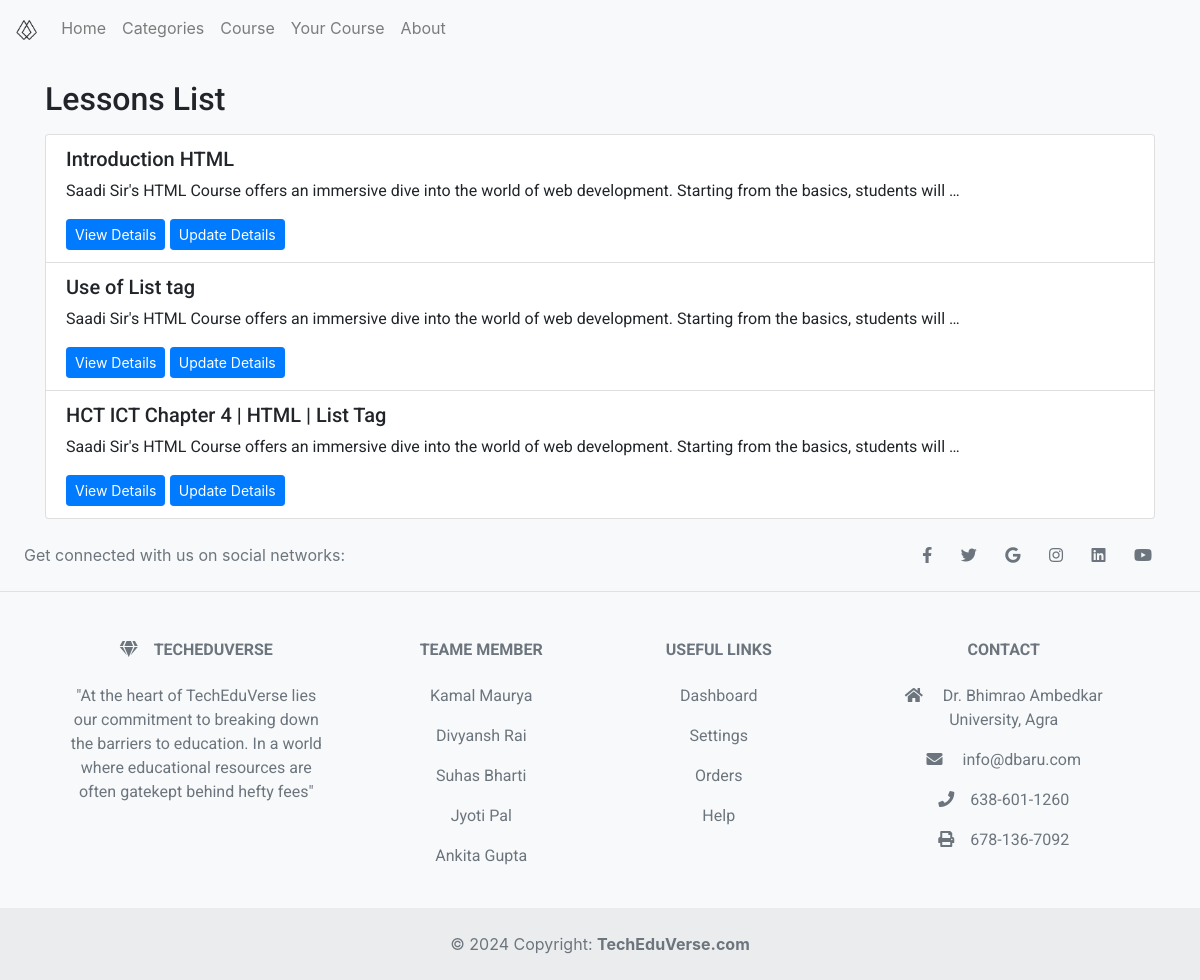
/courses/8/lessons/, run on the app's committed database.
### courses/models.py (models this page shows)
class Lesson(models.Model):
    Course = models.ForeignKey(Course, on_delete=models.CASCADE)
    Title = models.CharField(max_length=255)
    Content = models.TextField()
    Image = models.ImageField(upload_to='lession_images/', blank=True, null=True)
    VideoURL = models.CharField(max_length=2048,blank=True, default='https://youtu.be/1xD7IqFO9L8?si=LK5yYtCoKmKvqDjI' )
    Order = models.IntegerField()

### courses/views.py (the view)
# urls.py: path('courses/<int:course_id>/lessons/', views.lessons_list_by_course, name='course_lessons_list'),
def lessons_list_by_course(request, course_id):
    lessons = Lesson.objects.filter(Course_id=course_id).order_by('Order')
    print("Received course_id:", course_id,lessons)
    return render(request, 'dash_board/lessons_list.html', {'lessons': lessons})

### courses/templates/dash_board/lessons_list.html
{% extends 'base.html' %}
{% block content %}
<div class="container mt-4">
    <h2>Lessons List</h2>
    <ul class="list-group mt-3">
        {% for lesson in lessons %}
        <li class="list-group-item">
            <h5>{{ lesson.Title }}</h5>
            <p>{{ lesson.Content|truncatewords:20 }}</p>
            <a href="{% url 'lesson_detail' lesson.id %}" class="btn btn-primary btn-sm">View Details</a>
            <a href="{% url 'update_lesson' lesson.id %}" class="btn btn-primary btn-sm">Update Details</a>
        </li>
        {% empty %}
        <li class="list-group-item">No lessons available. {{lessons}}</li>
        {% endfor %}
    </ul>
</div>
{% endblock %}

### courses/templates/base.html (style rules this page uses)
h1,h2,h3,h4,h5,h6,p { font-family: 'Roboto', sans-serif; }
.bg-light { background-color: pink; }

### data on the page
Lesson: Title "Introduction HTML", Content "Saadi Sir's HTML Course offers an immersive dive into the world of web development. Starting from the basics, students will …"
Lesson: Title "Use of List tag", Content "Saadi Sir's HTML Course offers an immersive dive into the world of web development. Starting from the basics, students will …"
Lesson: Title "HCT ICT Chapter 4 | HTML | List Tag", Content "Saadi Sir's HTML Course offers an immersive dive into the world of web development. Starting from the basics, students will …"
